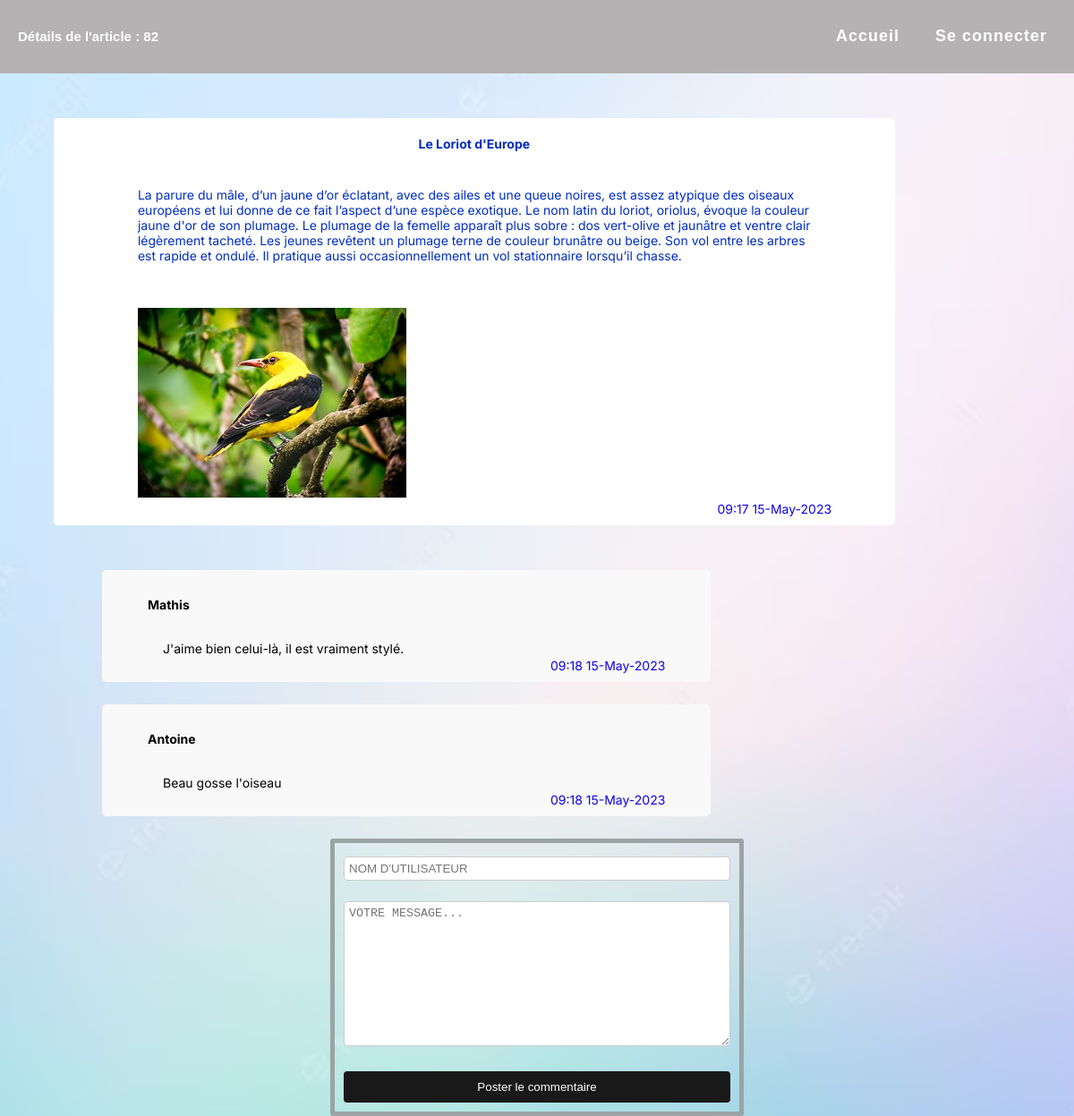
/ProjetBlog/FRONT/detail.php?id=82, run on the app's committed database.
### tables this page shows
CREATE TABLE `post` (
  `Id` smallint(5) UNSIGNED NOT NULL,
  `Title` varchar(100) NOT NULL,
  `Contents` text NOT NULL,
  `CreationTimestamp` datetime NOT NULL,
  `Author_Id` tinyint(3) UNSIGNED DEFAULT NULL,
  `Category_Id` tinyint(3) UNSIGNED DEFAULT NULL,
  `Modifié` int(11) NOT NULL,
  `image_name` text
);

CREATE TABLE `comment` (
  `Id` mediumint(8) UNSIGNED NOT NULL,
  `NickName` varchar(30) DEFAULT NULL,
  `Contents` text NOT NULL,
  `CreationTimestamp` datetime NOT NULL,
  `Post_Id` smallint(5) UNSIGNED NOT NULL
);

### projetblog/FRONT/detail.php (the view, shortened to what this page needs)
<?php
	require('..\BACK\connexion.php');
  	function format_date($date) {
		$date = DateTime::createFromFormat("Y-m-d H:i:s", $date);
		$formatted_date = $date->format("H:i d-F-Y");
		return $formatted_date;
  	}
	if(isset($_GET['id'])) {
				$id = intval($_GET['id']);
			}
?>
<!DOCTYPE html>
<html>
<head>
	<link rel="stylesheet" href='CSS\style.css'>
	<link rel="stylesheet" href='CSS\details.css'>
</head>
<body>
	<header>
		<h2>Détails de l'article :  <?php echo $id; ?> </h2>
		<ul class="nav">
		<?php
		echo '<li><a href="http://localhost/projetblog/FRONT/acceuil.php">Accueil</a></li>';
		if($_SESSION != null){
			echo '<li><a href="../BACK/logout.php">Déconnexion</a></li>';
        }
		else{
          echo '<li> <a href="login.php">Se connecter</a>';
        }
    ?>
	</header>
	<div class="detail">
		<article>
			<?php
			$post_content = "SELECT * FROM post WHERE id = $id";
			$result = $conn->query($post_content);
			if(mysqli_num_rows($result) > 0) {
				while($row = mysqli_fetch_array($result)) {
					echo '<div class="title"><p>' . $row['Title'] . '</p></div><br>';
					$formatted_date = format_date($row['CreationTimestamp']);
					echo '<div class="content"><p>' . $row['Contents'] . '</p></div>';
					if($row['image_name'] != null){
						echo '<br><div class="image"> <img src="images/' . $row['image_name']  . '" alt="Image du post" width="300" height="212"></div>';
					  }
					echo '<div class="date1"><p>' . $formatted_date;
					if($row['Modifié'] == 1 ){
						echo ' - modifié </h3></div>';
					}
					else{
						echo '</h3></div>';
					}
				}
			} else {
				echo "Aucun résultat trouvé";
			}
			?>
		</article>
		<?php
			$sqlCommentaire = "SELECT * FROM comment WHERE Post_Id = $id";
			$resultCommentaire = $conn->query($sqlCommentaire);
			if(mysqli_num_rows($resultCommentaire) > 0) {
				while($rowC = mysqli_fetch_array($resultCommentaire)) {
					echo '<div class="comment" id='. $rowC["Id"].'><div class="pseudo"><p>' . $rowC['NickName']. '</p></div>';
					echo '<div class="message"><p>' . $rowC['Contents']. '</p></div>';
					$formatted_date = format_date($rowC['CreationTimestamp']);
					echo '<div class="date1"><p>' . $formatted_date. '</p>';
					echo '</div>';
					echo '</div>';
				}
			}
		?>
		<div class="commentPosting">
			<form method="POST" action='../BACK/newComment.php?id=<?php echo $id ?>'>
				<input type="text" name="pseudo" id="pseudo" placeholder="NOM D'UTILISATEUR" required>
				<br>
				<textarea name="contenu" id="contenu" rows="10" placeholder="VOTRE MESSAGE..." required></textarea>
				<br>
				<button type="submit">Poster le commentaire</button>
			</form>
		</div>
	</div>
</body>
</html>

### projetblog/FRONT/CSS/style.css (style rules this page uses)
body { font-family: Arial, sans-serif; margin: 0; background-image: url("cool.avif"); background-repeat: no-repeat; background-position: center center; background-size: cover; }
header { background-color: #b4b2b2; color: white; padding: 20px; display: flex; justify-content: space-between; align-items: center; max-width: 100%; margin: 0 auto; }
.nav { display: flex; flex-direction: row; margin: 0; padding: 0; list-style: none; }
.nav li { margin-left: 20px; }
.nav a { color: #fff; text-decoration: none; font-weight: bold; letter-spacing: 1px; font-size: 18px; padding: 10px; border-radius: 5px; transition: background-color 0.3s ease; }
li > a { text-decoration:none; list-style-type: none; }
.detail { width: 90%; margin: auto; }
.title { text-align: center; margin: 10px 0; font-size: 14px; font-weight: bold; color:rgb(0, 45, 194); padding: 20px }
.content { margin-bottom: 50px; color: rgb(0, 45, 194); padding-bottom: 10px; }
p { margin: 0; font-size: 14px; }

### projetblog/FRONT/CSS/details.css (style rules this page uses)
article { background-color: #ffffff; display: flex; flex-direction: column; margin-top: 50px; margin-bottom: 50px; border-radius: 5px; align-items: flex-end; font-family: 'Inter', sans-serif; width: 87%; }
.title { font-size: 24px; font-weight: bold; margin-bottom: 10px; width: 85%; margin: auto; }
.date1 { font-size: 14px; color: #1102e8; width: 85%; margin: auto; align-self: flex-end; margin-top: 0; margin-bottom: 10px; text-align: right; }
article .image { width: 85%; margin: auto; margin-left: 10%; }
.content { text-align: left; font-size: 16px; width: 80%; margin: auto; margin-bottom: 20px; }
h2 { font-size: 15px; }
.comment { background-color: #faf9f9; display: flex; flex-direction: column; margin-top: 25px; margin-bottom: 25px; border-radius: 5px; align-items: flex-end; font-family: 'Inter', sans-serif; width: 63%; margin-left: 5%; }
.comment .pseudo { padding: 30px; margin-top: 10px; font-size: 18px; font-weight: bold; margin-bottom: 10px; width: 85%; margin: auto; }
.comment .message { font-size: 16px; line-height: 1.5; margin-bottom: 30px; width: 80%; margin: auto; }
.commentPosting { margin-top: 1 0px; padding: 10px; border: 5px solid #9ba4a4; border-radius: 3px; width: 40%; margin: auto; margin-bottom: 0px; }
.commentPosting form { display: flex; flex-direction: column; }
.commentPosting input, .commentPosting textarea { padding: 5px; margin-top: 5px; border: 1px solid #ccc; border-radius: 4px; }
.commentPosting button[type="submit"] { background-color: #1a1919; color: #fff; border: none; border-radius: 4px; padding: 10px; margin-top: 10px; cursor: pointer; }

### data on the page
post: Title "Le Loriot d'Europe", Contents "La parure du mâle, d’un jaune d’or éclatant, avec des ailes et une queue noires, est assez atypique des oiseaux européens et lui donne de ce fait l’aspect d’une espèce exotique. Le nom latin du loriot, oriolus, évoque la couleur jaune d'or de son plumage. Le plumage de la femelle apparaît plus sobre : dos vert-olive et jaunâtre et ventre clair légèrement tacheté. Les jeunes revêtent un plumage terne de couleur brunâtre ou beige. Son vol entre les arbres est rapide et ondulé. Il pratique aussi occasionnellement un vol stationnaire lorsqu’il chasse.", image_name (picture), CreationTimestamp "09:17 15-May-2023"
comment: NickName "Mathis", Contents "J'aime bien celui-là, il est vraiment stylé.", CreationTimestamp "09:18 15-May-2023"
comment: NickName "Antoine", Contents "Beau gosse l'oiseau", CreationTimestamp "09:18 15-May-2023"

### other printed values
$id "82"
